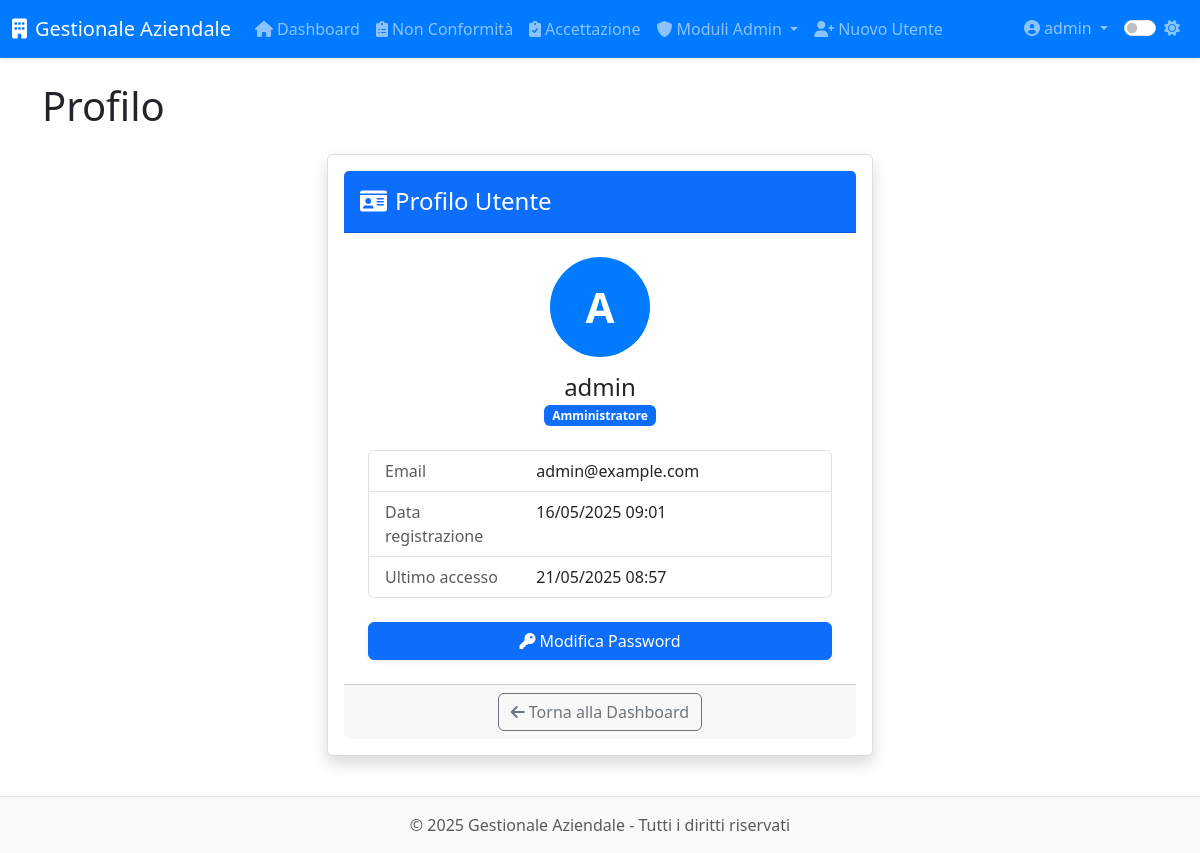
The page /profile (signed in) on the database as committed earlier.
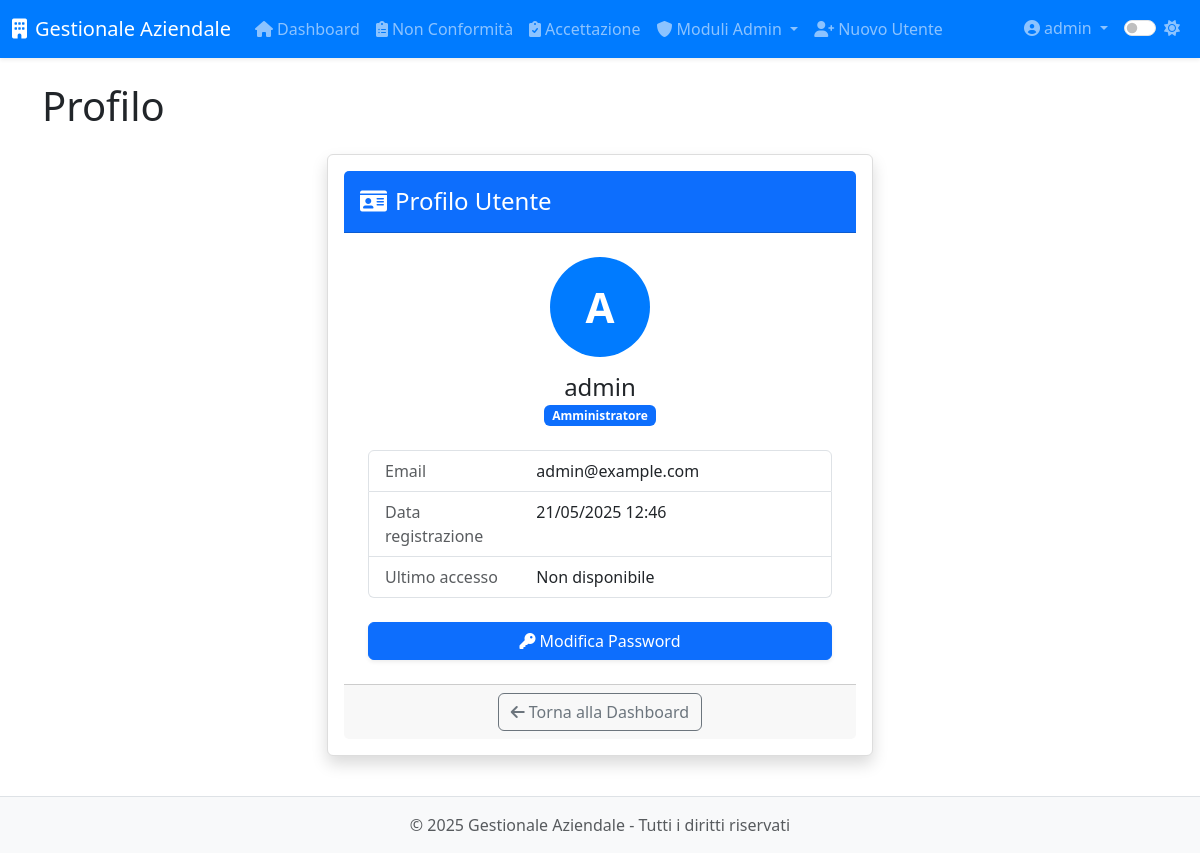
The same page on the database as committed later.
### app/models.py (models this page shows, shortened)
class User(UserMixin, db.Model):
    __tablename__ = 'users'
    id = db.Column(db.Integer, primary_key=True)
    username = db.Column(db.String(64), unique=True, nullable=False, index=True)
    email = db.Column(db.String(120))
    password_hash = db.Column(db.String(128), nullable=False)
    role = db.Column(db.String(20), default='operatore')  # 'operatore' o 'admin'
    created_at = db.Column(db.DateTime, default=datetime.utcnow)
    last_login = db.Column(db.DateTime)
    is_active = db.Column(db.Boolean, default=True)
    modulo1_entries = db.relationship('Modulo1Entry',
                               backref='author',
                               lazy='dynamic',
                               foreign_keys='Modulo1Entry.user_id')
    modulo5_entries = db.relationship('Modulo5Entry',
                               backref='author',
                               lazy='dynamic',
                               foreign_keys='Modulo5Entry.user_id')
    def is_admin(self):
        return self.role == 'admin'

### app/routes/auth.py (the view)
@auth.route('/profile')
@login_required
def profile():
    return render_template('auth/profile.html', title='Profilo')

### app/__init__.py (called while the page is built)
def register_jinja_filters(app):
    @app.template_filter('format_date')
    def format_date(value, format='%d/%m/%Y'):
        if value:
            return value.strftime(format)
        return ""
    @app.template_filter('format_currency')
    def format_currency(value):
        """Formatta un valore come valuta"""
        if value is not None:
            return f"€ {value:,.2f}".replace(",", "X").replace(".", ",").replace("X", ".")
        return "€ 0,00"
    @app.template_filter('truncate_text')
    def truncate_text(text, length=100):
        """Tronca il testo alla lunghezza specificata"""
        if text and len(text) > length:
            return text[:length] + "..."
        return text if text else ""

### app/models.py (called while the page is built)
@login_manager.user_loader
def load_user(id):
    return User.query.get(int(id))

### app/templates/auth/profile.html (shortened to what this page needs)
{% extends "base.html" %}
{% block content %}
<div class="row justify-content-center">
    <div class="col-md-8 col-lg-6">
        <div class="card shadow">
            <div class="card-header bg-primary text-white">
                <h4 class="my-2"><i class="fas fa-id-card me-2"></i>Profilo Utente</h4>
            </div>
            <div class="card-body p-4">
                <div class="text-center mb-4">
                    <div class="avatar-circle mx-auto mb-3">
                        <span class="avatar-initials">{{ current_user.username[:1] | upper }}</span>
                    </div>
                    <h4 class="mb-0">{{ current_user.username }}</h4>
                    <p class="text-muted">
                        <span class="badge bg-{{ 'primary' if current_user.is_admin() else 'secondary' }}">
                            {{ 'Amministratore' if current_user.is_admin() else 'Operatore' }}
                        </span>
                    </p>
                </div>
                <div class="list-group mb-4">
                    <div class="list-group-item">
                        <div class="row">
                            <div class="col-md-4 text-muted">Email</div>
                            <div class="col-md-8 text-truncate">{{ current_user.email }}</div>
                        </div>
                    </div>
                    <div class="list-group-item">
                        <div class="row">
                            <div class="col-md-4 text-muted">Data registrazione</div>
                            <div class="col-md-8">{{ current_user.created_at | format_date('%d/%m/%Y %H:%M') }}</div>
                        </div>
                    </div>
                    <div class="list-group-item">
                        <div class="row">
                            <div class="col-md-4 text-muted">Ultimo accesso</div>
                            <div class="col-md-8">
                                {% if current_user.last_login %}
                                    {{ current_user.last_login | format_date('%d/%m/%Y %H:%M') }}
                                {% else %}
                                    Non disponibile
                                {% endif %}
                            </div>
                        </div>
                    </div>
                </div>
                <div class="d-grid gap-2">
                    <a href="{{ url_for('auth.change_password') }}" class="btn btn-primary">
                        <i class="fas fa-key me-1"></i>Modifica Password
                    </a>
                </div>
            </div>
            <div class="card-footer text-center">
                <a href="{{ url_for('index') }}" class="btn btn-outline-secondary">
                    <i class="fas fa-arrow-left me-1"></i>Torna alla Dashboard
                </a>
            </div>
        </div>
    </div>
</div>
{% endblock %}

### app/templates/base.html (shortened to what this page needs)
<!DOCTYPE html>
<html lang="it">
<head>
    <link href="https://cdn.jsdelivr.net/npm/bootstrap@5.3.0-alpha1/dist/css/bootstrap.min.css" rel="stylesheet">
    <link rel="stylesheet" href="https://cdnjs.cloudflare.com/ajax/libs/font-awesome/6.0.0/css/all.min.css">
    <link id="theme-style" rel="stylesheet" href="{{ url_for('static', filename='css/theme-' + theme + '.css') }}">
    <link rel="stylesheet" href="{{ url_for('static', filename='css/style.css') }}">
    <link rel="stylesheet" href="{{ url_for('static', filename='css/modulo8.css') }}">
</head>
<body>
    <header class="navbar navbar-expand-lg navbar-dark bg-primary sticky-top shadow-sm">
        <div class="container-fluid">
            <a class="navbar-brand" href="{{ url_for('dashboard.index') }}">
                <i class="fas fa-building me-2"></i>{{ app_name }}
            </a>
            <div class="collapse navbar-collapse" id="navbarMain">
                {% if current_user.is_authenticated %}
                <ul class="navbar-nav me-auto">
                    <li class="nav-item">
                        <a class="nav-link" href="{{ url_for('dashboard.index') }}">
                            <i class="fas fa-home me-1"></i>Dashboard
                        </a>
                    </li>
                    <li class="nav-item">
                        <a class="nav-link" href="{{ url_for('modulo1.index') }}">
                            <i class="fas fa-clipboard-list me-1"></i>Non Conformità
                        </a>
                    </li>
                    <li class="nav-item">
                        <a class="nav-link" href="{{ url_for('modulo5.index') }}">
                            <i class="fas fa-clipboard-check me-1"></i>Accettazione
                        </a>
                    </li>
                    {% if current_user.is_admin() %}
                    <li class="nav-item dropdown">
                        <a class="nav-link dropdown-toggle" href="#" id="adminModulesDropdown" data-bs-toggle="dropdown">
                            <i class="fas fa-shield-alt me-1"></i>Moduli Admin
                        </a>
                    </li>
                    <li class="nav-item">
                        <a class="nav-link" href="{{ url_for('auth.register') }}">
                            <i class="fas fa-user-plus me-1"></i>Nuovo Utente
                        </a>
                    </li>
                    {% endif %}
                </ul>
                <ul class="navbar-nav ms-auto">
                    <li class="nav-item dropdown">
                        <a class="nav-link dropdown-toggle" href="#" id="userDropdown" data-bs-toggle="dropdown">
                            <i class="fas fa-user-circle me-1"></i>{{ current_user.username }}
                        </a>
                    </li>
                    <li class="nav-item">
                        <div class="nav-link">
                            <div class="form-check form-switch">
                                <input class="form-check-input" type="checkbox" id="darkModeToggle" {% if theme == 'dark' %}checked{% endif %}>
                                <label class="form-check-label" for="darkModeToggle">
                                    <i id="theme-icon" class="fas {% if theme == 'dark' %}fa-moon{% else %}fa-sun{% endif %}"></i>
                                </label>
                            </div>
                        </div>
                    </li>
                </ul>
                {% endif %}
            </div>
        </div>
    </header>
    <main class="container py-4">
        <div class="page-header mb-4">
            <h1>{% block page_title %}{{ title }}{% endblock %}</h1>
        </div>
        {% block content %}{% endblock %}
    </main>
    <footer class="footer mt-auto py-3 bg-light">
        <div class="container text-center">
            <span class="text-muted">&copy; {{ current_year }} {{ app_name }} - Tutti i diritti riservati</span>
        </div>
    </footer>
</body>
</html>

Rows that differ between the two databases and show on the page:
changed User "admin": created_at "16/05/2025 09:01" → "21/05/2025 12:46"; last_login "21/05/2025 08:57" → (not shown)
Other text that changed with them:
text now shown: "Non disponibile"
